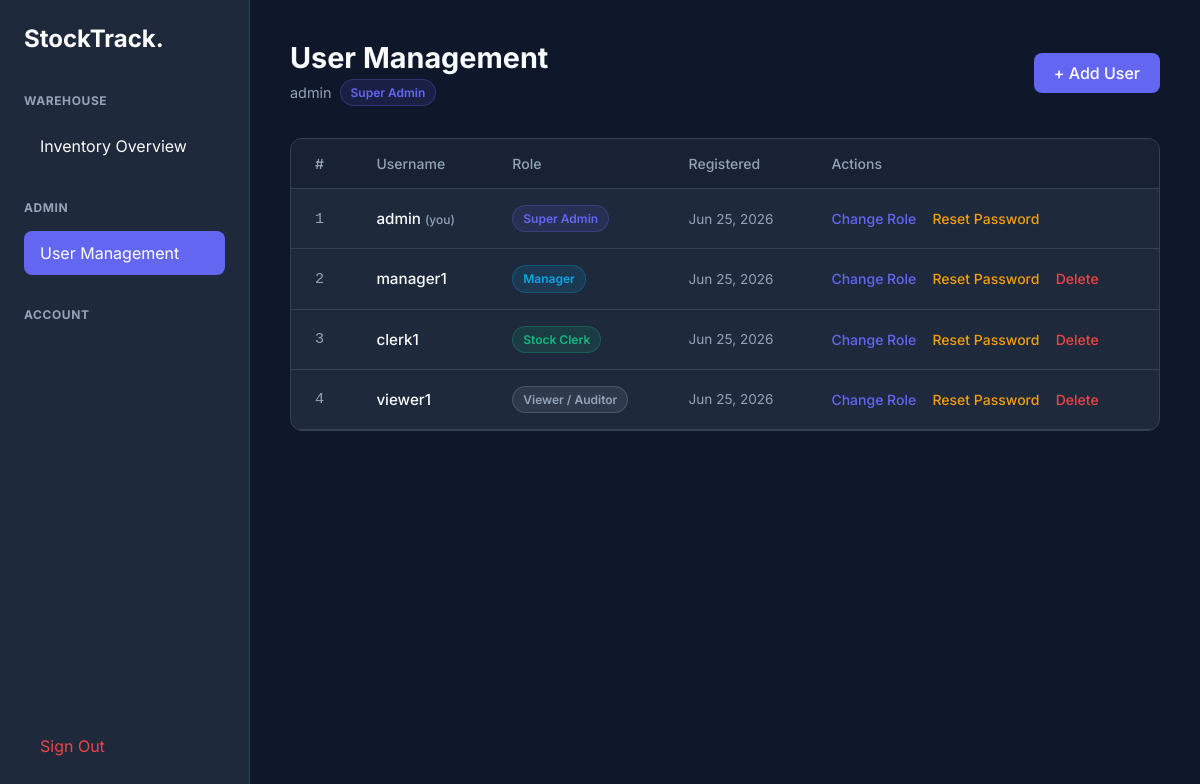
/users.php (signed in), run on the app's committed database.
### tables this page shows
CREATE TABLE IF NOT EXISTS users (
    id         INT PRIMARY KEY AUTO_INCREMENT,
    username   VARCHAR(50)  NOT NULL UNIQUE,
    password   VARCHAR(255) NOT NULL,
    role       ENUM('super_admin','manager','stock_clerk','viewer') NOT NULL DEFAULT 'viewer',
    created_at TIMESTAMP DEFAULT CURRENT_TIMESTAMP
);

### users.php (the view, shortened to what this page needs)
<?php
require 'includes/db.php';
require 'includes/auth.php';
$users = $conn->query("SELECT id, username, role, created_at FROM users ORDER BY id ASC")->fetch_all(MYSQLI_ASSOC);
?>
<!DOCTYPE html>
<html lang="en">
<head>
    <link rel="stylesheet" href="css/style.css">
</head>
<body class="flex-row-layout">
<div class="sidebar">
    <h2 style="margin-bottom:40px; font-weight:700; color:#fff;">StockTrack.</h2>
    <h3>Warehouse</h3>
    <a href="dashboard.php">Inventory Overview</a>
    <h3 style="margin-top:24px;">Admin</h3>
    <a href="users.php" class="active">User Management</a>
    <h3 style="margin-top:24px;">Account</h3>
    <a href="login.php?logout=1" class="logout">Sign Out</a>
</div>
<div class="main-content">
    <div style="margin-bottom:32px; display:flex; justify-content:space-between; align-items:center; flex-wrap:wrap; gap:12px;">
        <div>
            <h1 style="font-size:1.8rem; margin-bottom:4px;">User Management</h1>
            <p style="color:var(--text-muted); font-size:0.9rem; display:flex; align-items:center; gap:8px;">
                <?php echo htmlspecialchars($_SESSION['user_name']); ?>
                <?php echo role_badge($_SESSION['user_role']); ?>
            </p>
        </div>
        <button onclick="openModal('addUserModal')" style="width:auto; padding:10px 20px;">+ Add User</button>
    </div>
    <div class="data-card">
        <table>
            <thead>
                <tr>
                    <th>#</th>
                    <th>Username</th>
                    <th>Role</th>
                    <th>Registered</th>
                    <th>Actions</th>
                </tr>
            </thead>
            <tbody>
            <?php foreach ($users as $u): ?>
            <tr>
                <td style="color:var(--text-muted); font-family:monospace;"><?php echo (int)$u['id']; ?></td>
                <td style="font-weight:500;">
                    <?php echo htmlspecialchars($u['username']); ?>
                    <?php if ((int)$u['id'] === (int)$_SESSION['user_id']): ?>
                        <span style="color:var(--text-muted); font-size:0.75rem;"> (you)</span>
                    <?php endif; ?>
                </td>
                <td><?php echo role_badge($u['role']); ?></td>
                <td style="color:var(--text-muted); font-size:0.85rem;">
                    <?php echo date('M j, Y', strtotime($u['created_at'])); ?>
                </td>
                <td class="action-links">
                    <button class="btn-text"
                            onclick="openRoleModal(<?php echo (int)$u['id']; ?>, <?php echo json_encode($u['username']); ?>, <?php echo json_encode($u['role']); ?>)">
                        Change Role
                    </button>
                    <button class="btn-text reset"
                            onclick="openResetModal(<?php echo (int)$u['id']; ?>, <?php echo json_encode($u['username']); ?>)">
                        Reset Password
                    </button>
                    <?php if ((int)$u['id'] !== (int)$_SESSION['user_id']): ?>
                    <form method="POST" style="display:inline;"
                          onsubmit="return confirm('Delete user <?php echo htmlspecialchars(addslashes($u['username'])); ?>? This cannot be undone.');">
                        <button type="submit" class="btn-text delete">Delete</button>
                    </form>
                    <?php endif; ?>
                </td>
            </tr>
            <?php endforeach; ?>
            </tbody>
        </table>
    </div>
</div>
</body>
</html>

### auth.php (shortened to what this page needs)
<?php
$ROLE_LABELS = [
    'super_admin' => 'Super Admin',
    'manager'     => 'Manager',
    'stock_clerk' => 'Stock Clerk',
    'viewer'      => 'Viewer / Auditor',
];
$ROLE_COLORS = [
    'super_admin' => '#6366f1',
    'manager'     => '#0ea5e9',
    'stock_clerk' => '#10b981',
    'viewer'      => '#94a3b8',
];
function role_badge(string $role): string {
    global $ROLE_LABELS, $ROLE_COLORS;
    $label = htmlspecialchars($ROLE_LABELS[$role] ?? $role);
    $color = $ROLE_COLORS[$role] ?? '#94a3b8';
    return "<span style=\"display:inline-block; background:{$color}22; color:{$color};
        border:1px solid {$color}44; padding:3px 10px; border-radius:999px;
        font-size:0.75rem; font-weight:600; line-height:1.6;\">{$label}</span>";
}
?>

### style.css (style rules this page uses)
:root { --bg-base: #0f172a; --bg-surface: #1e293b; --primary: #6366f1; --primary-hover: #4f46e5; --danger: #ef4444; --text-main: #f8fafc; --text-muted: #94a3b8; --border: #334155; }
* { margin: 0; padding: 0; box-sizing: border-box; font-family: 'Inter', sans-serif; }
body { background-color: var(--bg-base); color: var(--text-main); display: flex; min-height: 100vh; flex-direction: column; }
.flex-row-layout { flex-direction: row; }
button { width: 100%; background: var(--primary); color: white; padding: 12px; border: none; border-radius: 8px; font-weight: 500; font-size: 1rem; cursor: pointer; transition: background 0.2s; }
a { color: var(--primary); text-decoration: none; transition: opacity 0.2s; }
.sidebar { width: 250px; background: var(--bg-surface); border-right: 1px solid var(--border); padding: 24px; display: flex; flex-direction: column; min-height: 100vh; }
.sidebar h3 { color: var(--text-muted); font-size: 0.75rem; text-transform: uppercase; margin-bottom: 16px; letter-spacing: 0.05em; }
.sidebar a { display: block; padding: 12px 16px; color: var(--text-main); border-radius: 8px; margin-bottom: 8px; }
.sidebar a:hover, .sidebar a.active { background: var(--primary); color: white; }
.sidebar .logout { margin-top: auto; color: var(--danger); }
.main-content { flex: 1; padding: 40px; overflow-y: auto; }
.data-card { background: var(--bg-surface); border-radius: 12px; border: 1px solid var(--border); overflow: hidden; }
table { width: 100%; border-collapse: collapse; }
th { text-align: left; padding: 16px 24px; background: rgba(15, 23, 42, 0.4); color: var(--text-muted); font-weight: 500; font-size: 0.875rem; border-bottom: 1px solid var(--border); }
td { padding: 16px 24px; border-bottom: 1px solid var(--border); font-size: 0.95rem; }

### users.php (style rules this page uses)
.btn-text { background:none; border:none; padding:0; color:var(--primary); font-size:0.875rem; font-weight:500; cursor:pointer; margin-right:12px; display:inline; width:auto; }
.btn-text.delete { color:var(--danger); }
.btn-text.reset { color:#f59e0b; }

### data on the page
users: id "1", username "admin", shows "(you)", role "Super Admin", created_at "Jun 25, 2026"
users: id "2", username "manager1", role "Manager", created_at "Jun 25, 2026"
users: id "3", username "clerk1", role "Stock Clerk", created_at "Jun 25, 2026"
users: id "4", username "viewer1", role "Viewer / Auditor", created_at "Jun 25, 2026"

### other printed values
$_SESSION['user_name'] "admin"
$label "Super Admin"
